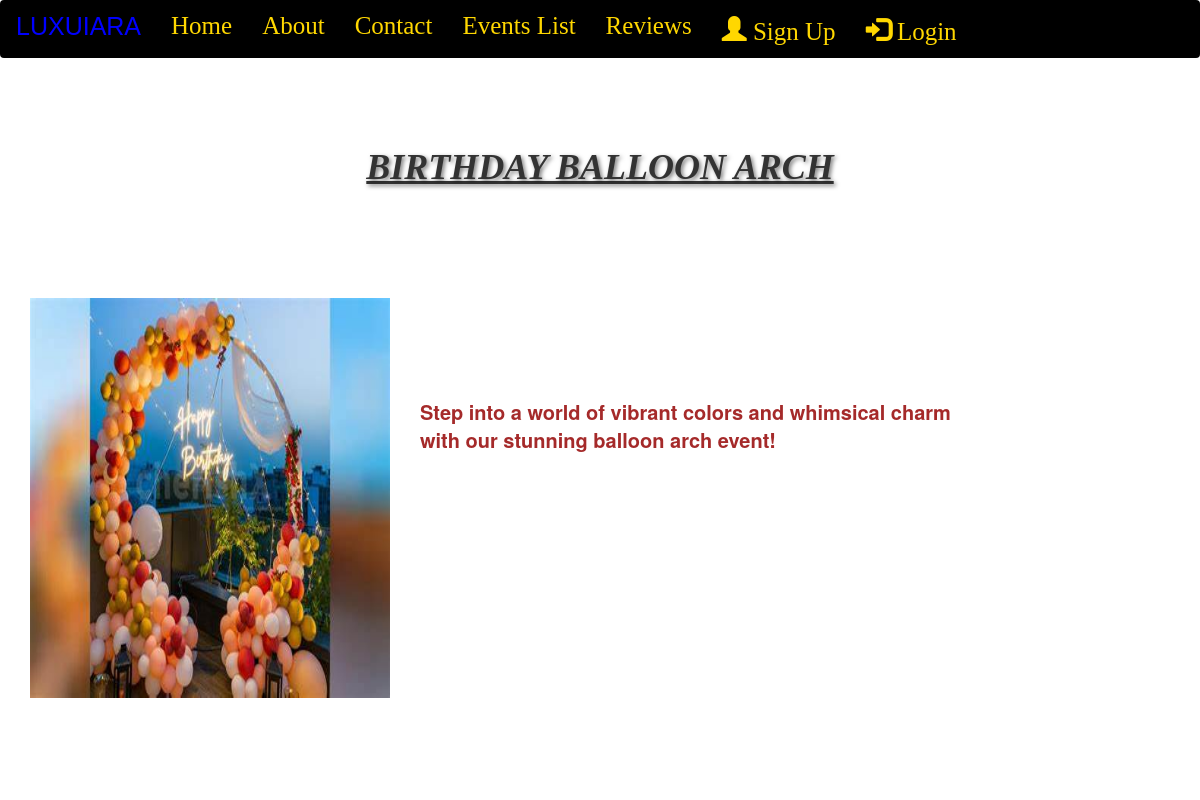
The page /event/1/ on the database its author committed.
### myapp/models.py (models this page shows, shortened)
class Event(models.Model):
    img=models.ImageField(upload_to="pic")
    name=models.CharField(max_length=50)
    desc=models.CharField(max_length=500)

class EventDetail(models.Model):
    event = models.OneToOneField(Event, on_delete=models.CASCADE)
    details = models.CharField(max_length=1000)

### myapp/views.py (the view)
# urls.py: path('event/<int:event_id>/', views.event_detail, name='event_detail'),
def event_detail(request, event_id):
    event = get_object_or_404(Event, pk=event_id)
    event_detail = EventDetail.objects.get(event=event)  # Retrieve the EventDetail object related to the Event
    return render(request, 'event_detail.html', {'event': event, 'event_detail': event_detail})

### templates/event_detail.html (shortened to what this page needs)
{% extends 'base.html' %}
{% load humanize %}
{% load static %}
{% block content %}
<div class="container">
    <div class="card">
        <div class="card-header">
            <h2 class="text-center" style="color:metallics; font-family: 'Times New Roman', sans-serif; font-size: 36px; font-weight: bold; text-shadow: 2px 2px 4px rgba(0, 0, 0, 0.5); background-color: #violet; padding: 50px 20px; margin-bottom: 20px;">
                 <strong><em><u>{{ event.name }}</u></em></strong>
            </h2>
        </div>
        <br><br>
        <div class="card-body">
        <div class="row">
           <div class="col-md-4">
               <img src="{{ event.img.url }}" class="img-fluid" style="width:100%;height:500px;padding-bottom:100px;" alt="Event Image">
           </div>
           <div class="col-md-6">
               <div class="text">
                    <p style="padding-top:100px;color:brown;font-size:20px;"><strong>{{ event_detail.details }}</strong></p>
               </div>
           </div>
        </div>
    </div>
</div>
{% endblock %}

### templates/event_detail.html (style rules this page uses)
body { background-image:url('https://th.bing.com/th/id/OIP.RhGvChYOBcQXjwQySL5woAHaEK?w=325&h=182&c=7&r=0&o=5&pid=1.7'); }

### rows shown on the page
Event: name "BIRTHDAY BALLOON ARCH", img (picture)
EventDetail: details "Step into a world of vibrant colors and whimsical charm with our stunning balloon arch event!"
